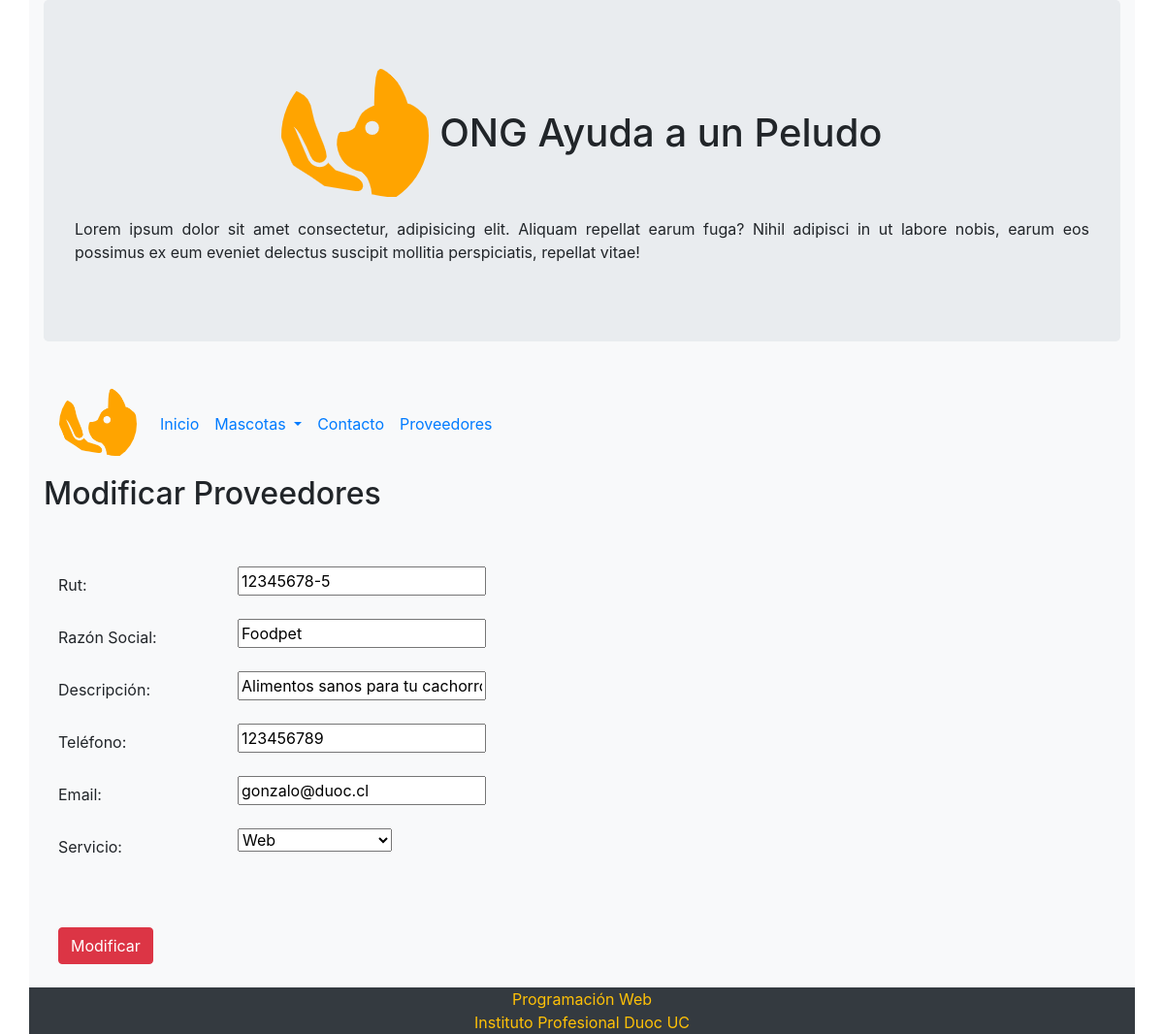
Before: /modificar/3 with the older database file.
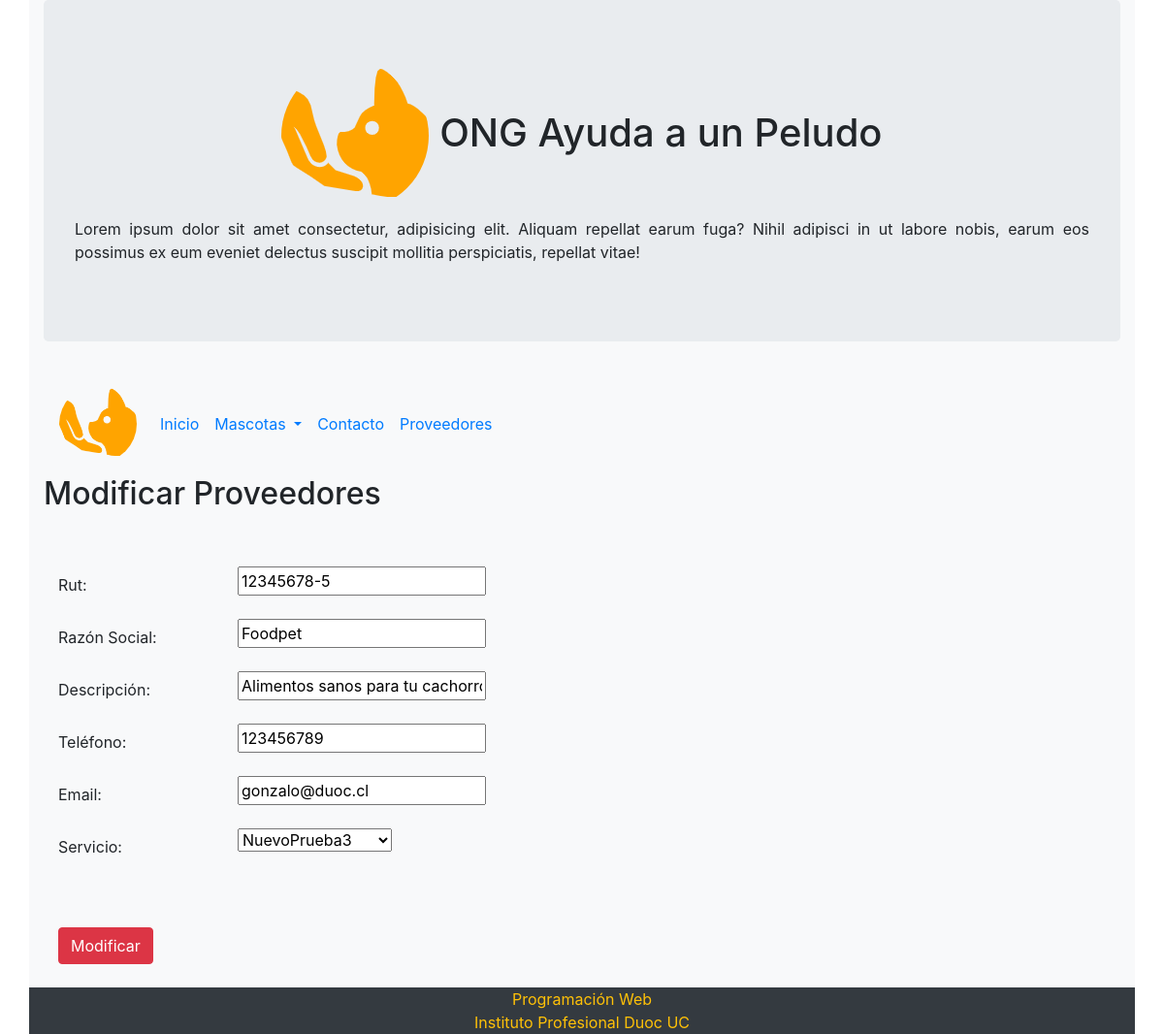
After: the same page with the newer database file.
### core/models.py (models this page shows, shortened)
class Proveedor(models.Model):
    rut=models.CharField(max_length=20)
    razon_social=models.CharField(max_length=50)
    descripcion=models.CharField(max_length=100)
    telefono=models.CharField(max_length=15)
    email=models.CharField(max_length=50)
    servicio=models.ForeignKey(Servicio, on_delete=models.CASCADE)

### core/views.py (the view)
# urls.py: path('modificar/<id>', modificar_proveedores , name="modificar"),
def modificar_proveedores(request,id):
    proveedores = get_object_or_404(Proveedor, id=id)
    data = {
        'form': ProveedorForm(instance=proveedores)
    }
    if request.method == 'POST':
        formulario = ProveedorForm(data=request.POST, instance=proveedores)
        if formulario.is_valid():
            formulario.save()
            return redirect(to='core:mensaje')
        data["form"] = formulario
    return render(request, 'core/modificar_proveedor.html', data)

### core/forms.py
class ProveedorForm(forms.ModelForm):
    class Meta:
        model=Proveedor
        fields='__all__'

### core/models.py (called while the page is built)
    def __str__(self):
        return self.nombre_servicio

### core/templates/core/modificar_proveedor.html (shortened to what this page needs)
<!DOCTYPE html>
<html lang="es">
<head>
    {% load static %}
    <link rel="stylesheet" href="https://maxcdn.bootstrapcdn.com/bootstrap/4.5.2/css/bootstrap.min.css">
    <link rel="stylesheet" href="static/css/estilo.css">
    <link href="{% static 'css/estilo_tabla.css' %}" rel="stylesheet" />
</head>
<body>
    <div class="container bg-light d-flex flex-column sticky-footer-wrapper min-vh-100">
        <header class="jumbotron">
            <h1 class="text-center">
                <img src="{% static '/img/logo.png' %}" class="rounded-circle" alt="logo" />
                <span class="text-nowrap">ONG Ayuda a un Peludo</span>
            </h1>
            <p class="text-justify">
                Lorem ipsum dolor sit amet consectetur, adipisicing elit. Aliquam repellat earum fuga? Nihil adipisci in
                ut labore nobis, earum eos possimus ex eum eveniet delectus suscipit mollitia perspiciatis, repellat
                vitae!
            </p>
        </header>
        <nav class="navbar navbar-expand-md bg-light">
            <a class="navbar-brand" href="#">
                <img src="{% static '/img/logo.png' %}" class="rounded-circle" width="80" alt="Logo" />
            </a>
            <ul class="navbar-nav">
                <li class="nav-item active">
                    <a class="nav-link" href="/home/">Inicio</a>
                </li>
                <li class="nav-item dropdown">
                    <a class="nav-link dropdown-toggle" href="#" id="navbardrop" data-toggle="dropdown">
                        Mascotas
                    </a>
                </li>
                <li class="nav-item">
                    <a class="nav-link" href="/contacto/">Contacto</a>
                </li>
                <li class="nav-item">
                    <a class="nav-link" href="/proveedores/">Proveedores</a>
                </li>
            </ul>
        </nav>
        <h2>Modificar Proveedores</h2>
        <br>
        <form action="" method="POST">
            <div class="container">
                <br>
                <div class="form-group row">
                    <label class="col-sm-2 col-form-label">Rut:</label>
                    <div class="col-sm-4">
                        {{form.rut}}
                    </div>
                </div>
                <div class="form-group row">
                    <label class="col-sm-2 col-form-label">Razón Social:</label>
                    <div class="col-sm-4">
                        {{form.razon_social}}
                    </div>
                </div>
                <div class="form-group row">
                    <label class="col-sm-2 col-form-label">Descripción:</label>
                    <div class="col-sm-4">
                        {{form.descripcion}}
                    </div>
                </div>
                <div class="form-group row">
                    <label class="col-sm-2 col-form-label">Teléfono:</label>
                    <div class="col-sm-4">
                        {{form.telefono}}
                    </div>
                </div>
                <div class="form-group row">
                    <label class="col-sm-2 col-form-label">Email:</label>
                    <div class="col-sm-4">
                        {{form.email}}
                    </div>
                </div>
                <div class="form-group row">
                    <label class="col-sm-2 col-form-label">Servicio:</label>
                    <div class="col-sm-4">
                        {{form.servicio}}
                    </div>
                </div>
                <br><br>
                <input type="submit" class="btn btn-danger" value="Modificar" />
            </div>
        </form>
        <br>
        <footer>
            <div class="row bg-dark">
                <div class="col-12 text-center text-warning">
                    Programación Web<br />
                    Instituto Profesional Duoc UC
                </div>
            </div>
        </footer>
    </div>
</body>
</html>

Changed rows visible on the page:
changed Proveedor "Foodpet": servicio "Web" → "NuevoPrueba3"
